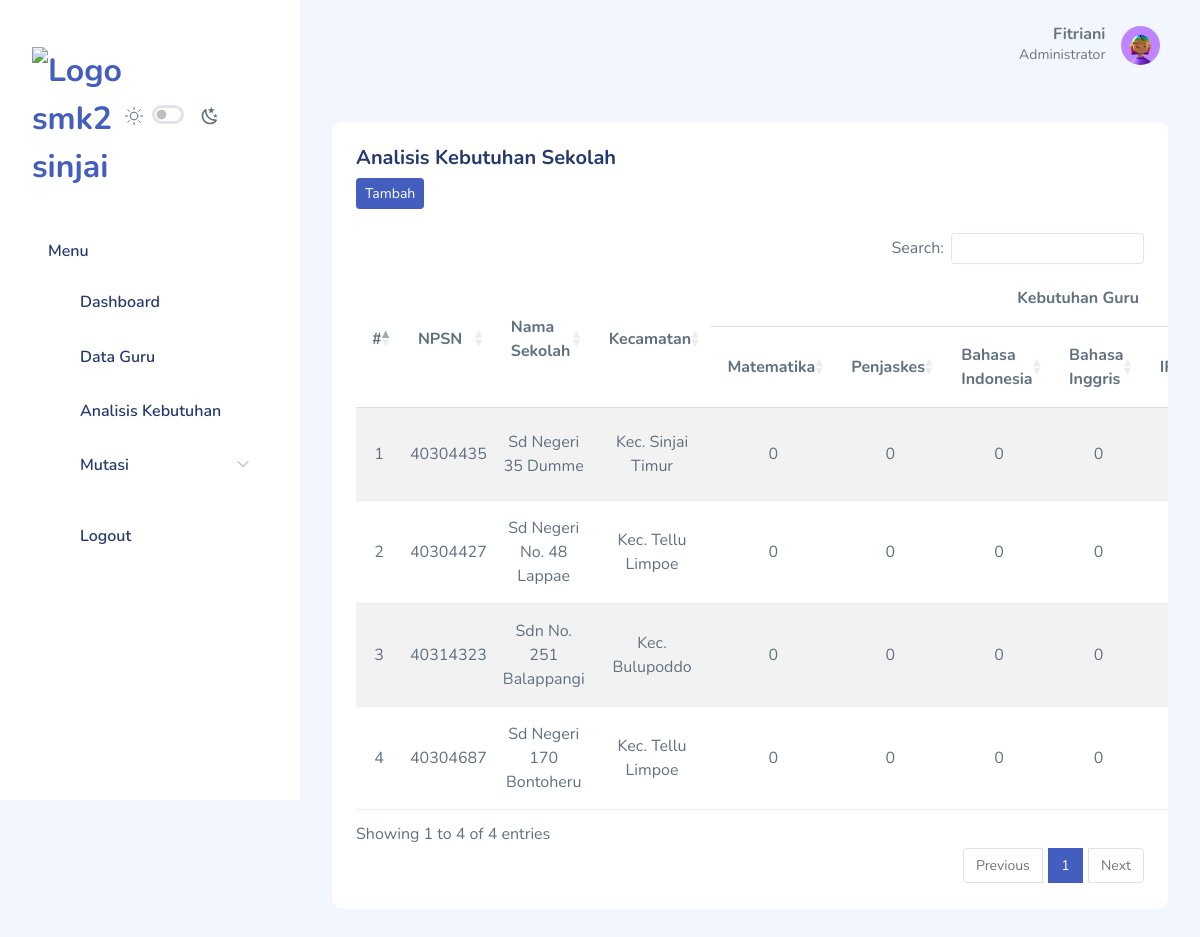
Page /admin/dashboard.php?page=kebutuhan (signed in) on the committed database.
### tables this page shows
CREATE TABLE `tb_kebutuhan` (
  `id_sekolah` int NOT NULL,
  `npsn` varchar(10) NOT NULL,
  `nama_sekolah` varchar(50) NOT NULL,
  `kecamatan` varchar(50) NOT NULL,
  `guru_matematika` int NOT NULL DEFAULT '0',
  `guru_bahasa_indonesia` int NOT NULL DEFAULT '0',
  `guru_penjaskes` int NOT NULL DEFAULT '0',
  `guru_ipa` int NOT NULL DEFAULT '0',
  `guru_ips` int NOT NULL DEFAULT '0',
  `guru_agama` int NOT NULL DEFAULT '0',
  `guru_seni_budaya` int NOT NULL DEFAULT '0',
  `guru_bahasa_ingris` int NOT NULL DEFAULT '0'
);

### admin/modul/kebutuhan/data.php (the view, shortened to what this page needs)
<?php
$alternatif_query = mysqli_query($con, "SELECT * FROM tb_kebutuhan");
?>
<div class="page-inner">
    <div class="row">
        <section class="section">
            <div class="card">
                <div class="card-header">
                    <h5 class="card-title">Analisis Kebutuhan Sekolah</h5>
                    <a href="?page=kebutuhan&act=add" class="btn btn-primary btn-sm text-white"><i class="fa fa-plus"></i> Tambah</a>
                </div>
                <div class="card-body table-responsive">
                    <table class="table table-sm table-striped" id="kebutuhan-sekolah">
                        <thead>
                            <tr>
                                <th rowspan="2">#</th>
                                <th rowspan="2">NPSN</th>
                                <th rowspan="2">Nama Sekolah</th>
                                <th rowspan="2">Kecamatan</th>
                                <th colspan="8" class="text-center">Kebutuhan Guru</th>
                            </tr>
                            <tr>
                                <th>Matematika</th>
                                <th>Penjaskes</th>
                                <th>Bahasa Indonesia</th>
                                <th>Bahasa Inggris</th>
                                <th>IPA</th>
                            </tr>
                        </thead>
                        <tbody>
                            <?php
                            $no = 1;
                            while ($row = mysqli_fetch_assoc($alternatif_query)) {
                            ?>
                                <tr class="text-center">
                                    <td><?= $no++; ?></td>
                                    <td><?= htmlspecialchars($row['npsn'] ?? ''); ?></td>
                                    <td><?= htmlspecialchars($row['nama_sekolah'] ?? ''); ?></td>
                                    <td><?= htmlspecialchars($row['kecamatan'] ?? ''); ?></td>
                                    <td><?= htmlspecialchars($row['guru_matematika'] ?? ''); ?></td>
                                    <td><?= htmlspecialchars($row['guru_penjaskes'] ?? ''); ?></td>
                                    <td><?= htmlspecialchars($row['guru_bahasa_indonesia'] ?? ''); ?></td>
                                    <td><?= htmlspecialchars($row['guru_bahasa_ingris'] ?? ''); ?></td>
                                    <td><?= htmlspecialchars($row['guru_ipa'] ?? ''); ?></td>
                                </tr>
                            <?php
                            }
                            ?>
                        </tbody>
                    </table>
                </div>
            </div>
        </section>
    </div>
</div>

### admin/dashboard.php (shortened to what this page needs)
<?php
include '../config/db.php';
?> <script>
<?php
$id_login = @$_SESSION['admin'];
$sql = mysqli_query($con, "SELECT * FROM tb_admin
 WHERE id_admin = '$id_login'") or die(mysqli_error($con));
$data = mysqli_fetch_array($sql);
?>
<!DOCTYPE html>
<html lang="en">
<head>
    <link rel="stylesheet" href="../assets/assets/compiled/css/app.css">
    <link rel="stylesheet" href="../assets/assets/compiled/css/app-dark.css">
    <link rel="stylesheet" href="../assets/assets/extensions/datatables.net-bs5/css/dataTables.bootstrap5.min.css">
    <link rel="stylesheet" href="../assets/assets/compiled/css/table-datatable-jquery.css">
    <link rel="stylesheet" href="../assets/assets/extensions/flatpickr/flatpickr.min.css">
    <link rel="stylesheet" href="../assets/assets/extensions/choices.js/public/assets/styles/choices.css">
    <link rel="stylesheet" href="../assets/assets/compiled/css/iconly.css">
</head>
<body>
    <div id="app">
        <div id="sidebar">
            <div class="sidebar-wrapper active">
                <div class="sidebar-header position-relative">
                    <div class="d-flex justify-content-between align-items-center">
                        <div class="logo">
                            <a href="https://www.smkn2sinjai.sch.id/" target="_blank"><img src="../assets/source/logo.png" alt="Logo smk2 sinjai" style="width: 5rem; height: auto; margin-top: 15px;"></a>
                        </div>
                        <div class="theme-toggle d-flex gap-2  align-items-center mt-2 me-5">
                            <div class="form-check form-switch fs-6">
                                <input class="form-check-input  me-0" type="checkbox" id="toggle-dark" style="cursor: pointer">
                            </div>
                        </div>
                    </div>
                </div>
                <div class="sidebar-menu">
                    <ul class="menu">
                        <li class="sidebar-title">Menu</li>
                        <li class="sidebar-item">
                            <a href="dashboard.php" class='sidebar-link'>
                                <i class="bi bi-grid-1x2-fill"></i>
                                <span>Dashboard</span>
                            </a>
                        </li>
                        <li class="sidebar-item">
                            <a href="?page=guru" class='sidebar-link'>
                                <i class="bi bi-people-fill"></i>
                                <span>Data Guru</span>
                            </a>
                        </li>
                        <li class="sidebar-item">
                            <a href="?page=kebutuhan" class='sidebar-link'>
                                <i class="bi bi-clipboard-plus-fill"></i>
                                <span>Analisis Kebutuhan</span>
                            </a>
                        </li>
                        <li class="sidebar-item has-sub">
                            <a href="#" class='sidebar-link'>
                                <i class="bi bi-stack"></i>
                                <span>Mutasi</span>
                            </a>
                        </li>
                        <li class="sidebar-item">
                            <a href="logout.php" class='sidebar-link'>
                                <i class="bi bi-arrow-left-circle-fill"></i>
                                <span>Logout</span>
                            </a>
                        </li>
                    </ul>
                </div>
            </div>
        </div>
        <div id="main" class='layout-navbar navbar-fixed'>
            <header>
                <nav class="navbar navbar-expand navbar-light navbar-top">
                    <div class="container-fluid">
                        <a href="#" class="burger-btn d-block">
                            <i class="bi bi-justify fs-3"></i>
                        </a>
                        <div class="collapse navbar-collapse" id="navbarSupportedContent">
                            <div class="dropdown">
                                <a href="#" data-bs-toggle="dropdown" aria-expanded="false">
                                    <div class="user-menu d-flex">
                                        <div class="user-name text-end me-3">
                                            <h6 class="mb-0 text-gray-600"><?= $data['nama_lengkap']; ?></h6>
                                            <p class="mb-0 text-sm text-gray-600">Administrator</p>
                                        </div>
                                        <div class="user-img d-flex align-items-center">
                                            <div class="avatar avatar-md">
                                                <img src="../assets/img/user/<?= $data['foto'] ?>">
                                            </div>
                                        </div>
                                    </div>
                                </a>
                            </div>
                        </div>
                    </div>
                </nav>
            </header>
            <div id="main-content">
                <div class="page-heading">
                    <?php
                    $page = @$_GET['page'];
                    $act = @$_GET['act'];
                    if ($page == 'master') {
                    } elseif ($page == 'kebutuhan') {
                        if ($act == '') {
                            include 'modul/kebutuhan/data.php';
                        } elseif ($act == 'add') {
                            include 'modul/kebutuhan/add.php';
                        } elseif ($act == 'edit') {
                            include 'modul/kebutuhan/edit.php';
                        } elseif ($act == 'del') {
                            include 'modul/kebutuhan/del.php';
                        } elseif ($act == 'proses') {
                            include 'modul/kebutuhan/proses.php';
                        }
                    } elseif ($page == 'kmeans') {
                        if ($act == '') {
                            include 'modul/algoritma/kmeans.php';
                        } elseif ($act == 'del') {
                            include 'modul/algoritma/del.php';
                        }
                    } elseif ($page == 'laporan') {
                        if ($act == '') {
                            include 'modul/laporan/data.php';
                        } elseif ($act == 'tahun') {
                            include 'modul/laporan/laporan.php';
                        }
                    } elseif ($page == '') {
                        include 'modul/home.php';
                    } else {
                        echo "<script>window.location.href = '../404.php'</script>";
                    }
                    ?>
                </div>
            </div>
        </div>
    </div>
</body>
</html>

### rows in the picture
tb_kebutuhan: npsn "40304435", nama_sekolah "Sd Negeri 35 Dumme", kecamatan "Kec. Sinjai Timur", guru_matematika "0", guru_penjaskes "0", guru_bahasa_indonesia "0", guru_bahasa_ingris "0"
tb_kebutuhan: npsn "40304427", nama_sekolah "Sd Negeri No. 48 Lappae", kecamatan "Kec. Tellu Limpoe", guru_matematika "0", guru_penjaskes "0", guru_bahasa_indonesia "0", guru_bahasa_ingris "0"
tb_kebutuhan: npsn "40314323", nama_sekolah "Sdn No. 251 Balappangi", kecamatan "Kec. Bulupoddo", guru_matematika "0", guru_penjaskes "0", guru_bahasa_indonesia "0", guru_bahasa_ingris "0"
tb_kebutuhan: npsn "40304687", nama_sekolah "Sd Negeri 170 Bontoheru", kecamatan "Kec. Tellu Limpoe", guru_matematika "0", guru_penjaskes "0", guru_bahasa_indonesia "0", guru_bahasa_ingris "0"

### other values in the picture
$data['nama_lengkap'] "Fitriani"
